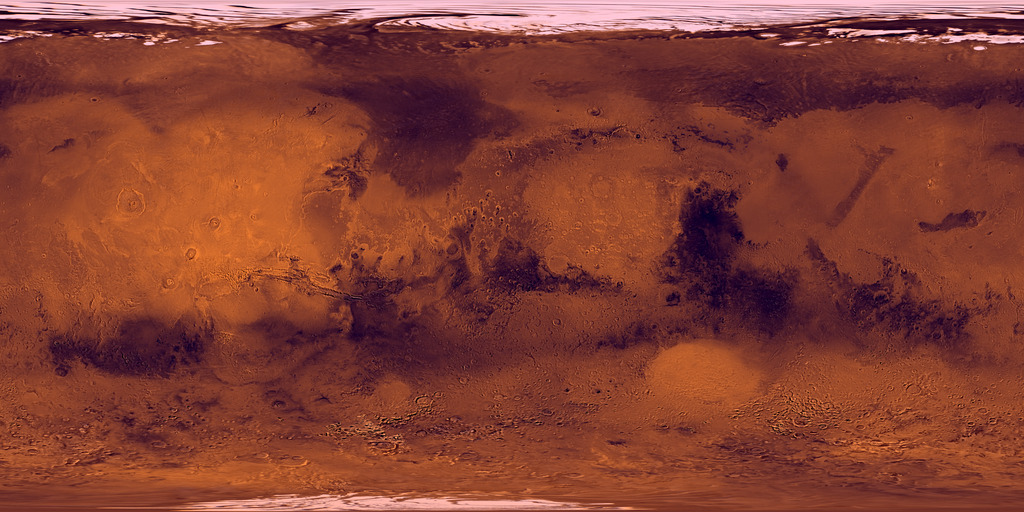
#> input picture evidence/display_relief/before/web-client/public/assets/planets/mars/color-1024.jpg, 1024 x 512 px
$ python -i fetch_planet_assets.py   (imports and definitions only)
#> lines starting #> are read from the running program, lines starting #| are printed output that depends on the picture
"""Bounded official-source acquisition and deterministic global texture exports.

Run using previews/a04/.venv/Scripts/python.exe. No AI imagery or upsampling.
"""
from concurrent.futures import ThreadPoolExecutor
from pathlib import Path
import datetime
import hashlib
import json
import urllib.request
import numpy as np

ROOT = Path(__file__).resolve().parents[1]
RAW = ROOT / 'data-pipeline/cache/raw/planet-explorer'
PUBLIC = ROOT / 'web-client/public'
RESEARCH = ROOT / 'docs/research'
SVS = 'https://svs.gsfc.nasa.gov/vis/a000000/a004700/a004720/'
ASU = 'https://www.mars.asu.edu/data/mdim_color/'
NASA_MARS_PAGE='https://science.nasa.gov/3d-resources/mars/'
NASA_MARS='https://assets.science.nasa.gov/content/dam/science/cds/3d/resources/image/mars/Mars.jpg'
HIRISE = 'https://www.uahirise.org/PDS/DTM/ESP/ORB_045900_045999/ESP_045994_1985_ESP_046060_1985/DTEEC_045994_1985_046060_1985_U01.IMG'
LOLA='https://pds-geosciences.wustl.edu/lro/lro-l-lola-3-rdr-v1/lrolol_1xxx/data/lola_gdr/cylindrical/img/'

# [5 lines left out: function sha, not called in this run]

def write_json(path, value):
    path.parent.mkdir(parents=True, exist_ok=True)
    path.write_text(json.dumps(value, indent=2, allow_nan=False)+'\n', encoding='utf-8')

# [54 lines left out: function download, not called in this run]

def asset(path):
    return {'path':'/'+path.relative_to(PUBLIC).as_posix(), 'sha256':sha(path), 'bytes':path.stat().st_size}

def verify_mars_display_orientation(image):
    """Empirical image registration to independently documented ASU global layout."""
    from PIL import Image,ImageFilter
    reference=Image.new('RGB',(1440,720))
    for row,hemisphere in enumerate(('n','s')):
        for col,longitude in enumerate(('225','315','045','135')):
            with Image.open(RAW/f'mars45{hemisphere}{longitude}.png') as tile:
                reference.paste(tile.resize((360,360),Image.Resampling.LANCZOS),(col*360,row*360))
    def highpass(im):
        gray=im.convert('L')
        return np.asarray(gray,dtype=float)-np.asarray(gray.filter(ImageFilter.GaussianBlur(3)),dtype=float)
    a,b=highpass(reference),highpass(image)
    def correlation(x,y):return float(np.corrcoef(x[60:-60].ravel(),y[60:-60].ravel())[0,1])
    values={'same_orientation':correlation(a,b),'row_flip':correlation(a,b[::-1]),
            'column_flip':correlation(a,b[:,::-1]),'longitude_half_turn':correlation(a,np.roll(b,720,axis=1))}
    shifts={str(n):correlation(a,np.roll(b,n,axis=1)) for n in range(-5,6)}
    if values['same_orientation']<.9 or max(shifts,key=shifts.get)!='0':raise ValueError('NASA/ASU display registration failed')
    return {'reference_source_url':ASU,'reference_layout':'ASU provider tile geographic bounds: columns225,315,045,135; rows north,south',
            'method':'Native1440 NASA grayscale minus GaussianBlur3 compared with ASU tiles downsampled to matching1440; exclude60 polar rows at each edge. No fitted warp or color transform.',
            'correlations':values,'horizontal_shift_pixel_correlations':shifts,
            'result':'Same north-up, longitude -180..180 display pixel arrangement; empirical display correspondence only, not a datum or independent local registration certification.'}


# [90 lines left out: function export, not called in this run]

# [1 line not run here, left out]

>>> import cv2
>>> picture = cv2.imread('../evidence/display_relief/before/web-client/public/assets/planets/mars/color-1024.jpg', cv2.IMREAD_GRAYSCALE)
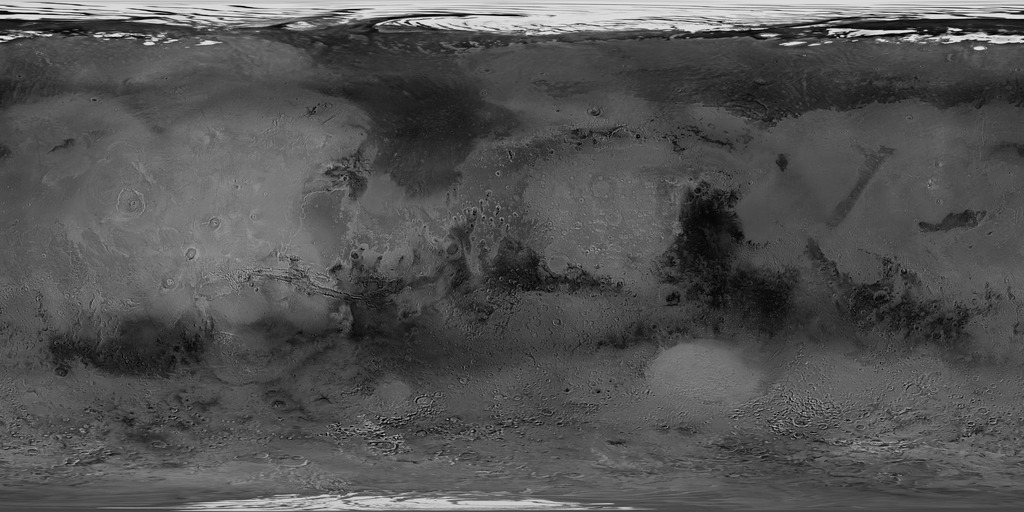
#> picture: shape (512, 1024); min 0, max 240, mean 82.4
>>> result = verify_mars_display_orientation(picture)
#> in verify_mars_display_orientation, `reference=Image.new('RGB',(1440,720))`: reference: PIL image 1440x720 RGB; every value is 0
#> (the run stopped early here; a loop or call above may not have finished)
